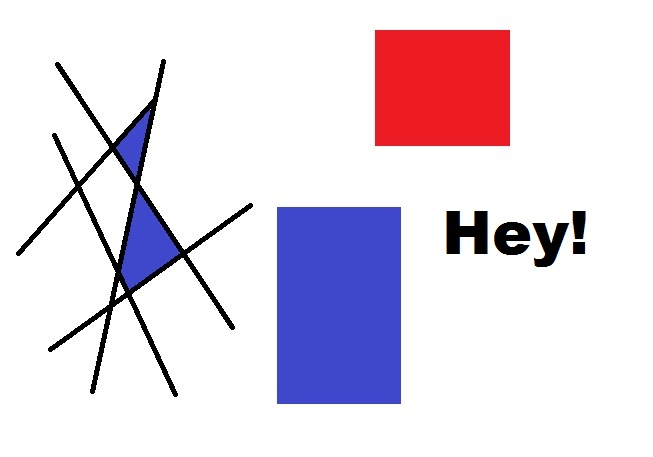
#> input picture opencv-corner-detection-sample.jpg, 653 x 457 px, given in place of the camera
$ python src8.py
#> lines starting #> are read from the running program, lines starting #| are printed output that depends on the picture; after the words box and inside, x2 and y2 are one past the last pixel; in counts of white or black regions, pixels touching at a corner belong together
import cv2
import numpy as np

cap = cv2.VideoCapture(0)

while(1):
    _, frame = cap.read()
#> frame is the input picture: shape (457, 653, 3); mean B, G, R 229.7, 216.9, 227
    hsv = cv2.cvtColor(frame, cv2.COLOR_BGR2HSV)
#> hsv: shape (457, 653, 3); mean H, S, V 26.7, 32.8, 240.3
    lower_red = np.array([0,0,0])
    upper_red = np.array([120,120,120])

    mask = cv2.inRange(hsv, lower_red, upper_red)
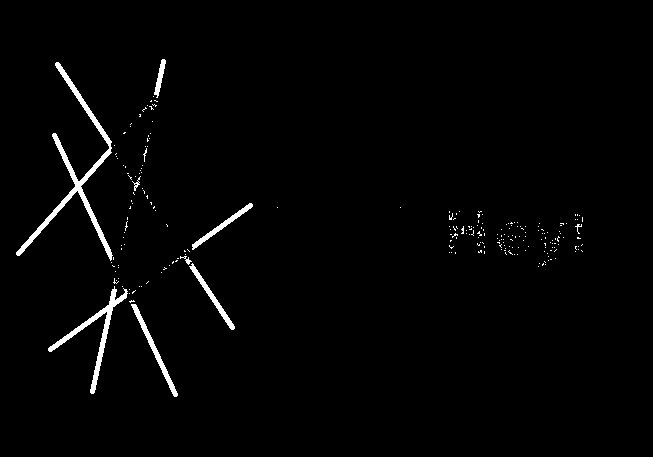
#> mask: shape (457, 653); 1.7% white; 226 white regions (216 under 20 px), largest, box (x1, y1, x2, y2) and area: (16, 62, 113, 261) 1866, (48, 286, 128, 394) 998, (131, 304, 178, 397) 511
    res = cv2.bitwise_and(frame,frame, mask= mask)

    kernel = np.ones((15,15),np.float32)/225
    smoothed = cv2.filter2D(res,-1,kernel)
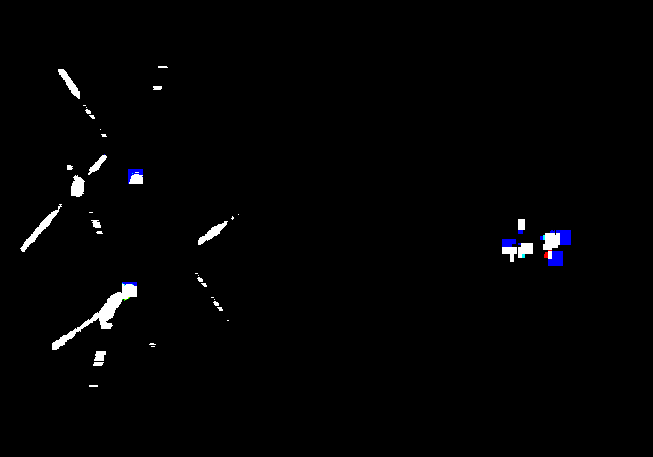
#> smoothed: shape (457, 653, 3); mean B, G, R 0.0137, 0.0115, 0.0114; drawn with 1 as white

    blur = cv2.GaussianBlur(res,(15,15),0)
    cv2.imshow('Gaussian Blurring',blur)

    median = cv2.medianBlur(res,15)
#> median: shape (457, 653, 3); every value is 0
    cv2.imshow('Median Blur',median)

    bilateral = cv2.bilateralFilter(res,15,75,75)
    cv2.imshow('bilateral Blur',bilateral)

    cv2.imshow('frame',frame)
    # cv2.imshow('mask',mask)
    cv2.imshow('res',res)
    cv2.imshow('smoothed',smoothed)

    k = cv2.waitKey(5) & 0xFF
#> (key Esc is pressed here)
    if k == 27:
        break

cv2.destroyAllWindows()
cap.release()
